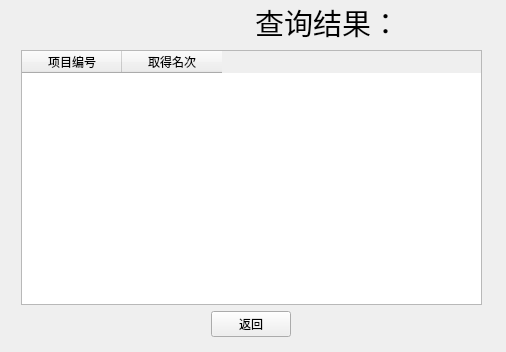
<?xml version="1.0" encoding="UTF-8"?>
<ui version="4.0">
 <class>widget</class>
 <widget class="QWidget" name="widget">
  <property name="geometry">
   <rect>
    <x>0</x>
    <y>0</y>
    <width>506</width>
    <height>352</height>
   </rect>
  </property>
  <property name="windowTitle">
   <string>查询结果</string>
  </property>
  <widget class="QWidget" name="layoutWidget">
   <property name="geometry">
    <rect>
     <x>21</x>
     <y>1</y>
     <width>461</width>
     <height>336</height>
    </rect>
   </property>
   <layout class="QVBoxLayout" name="verticalLayout">
    <item>
     <layout class="QHBoxLayout" name="horizontalLayout">
      <item>
       <widget class="QLabel" name="label_2">
        <property name="text">
         <string/>
        </property>
        <property name="pixmap">
         <pixmap>../image/circle.png</pixmap>
        </property>
       </widget>
      </item>
      <item>
       <widget class="QLabel" name="label">
        <property name="font">
         <font>
          <family>等线</family>
          <pointsize>22</pointsize>
         </font>
        </property>
        <property name="text">
         <string>查询结果：</string>
        </property>
       </widget>
      </item>
     </layout>
    </item>
    <item>
     <widget class="QTableWidget" name="tableWidget">
      <attribute name="verticalHeaderVisible">
       <bool>false</bool>
      </attribute>
      <column>
       <property name="text">
        <string>项目编号</string>
       </property>
      </column>
      <column>
       <property name="text">
        <string>取得名次</string>
       </property>
      </column>
     </widget>
    </item>
    <item>
     <layout class="QHBoxLayout" name="horizontalLayout_2">
      <item>
       <widget class="QPushButton" name="back_button">
        <property name="sizePolicy">
         <sizepolicy hsizetype="Fixed" vsizetype="Minimum">
          <horstretch>0</horstretch>
          <verstretch>0</verstretch>
         </sizepolicy>
        </property>
        <property name="text">
         <string>返回</string>
        </property>
       </widget>
      </item>
     </layout>
    </item>
   </layout>
  </widget>
 </widget>
 <resources/>
 <connections/>
</ui>
